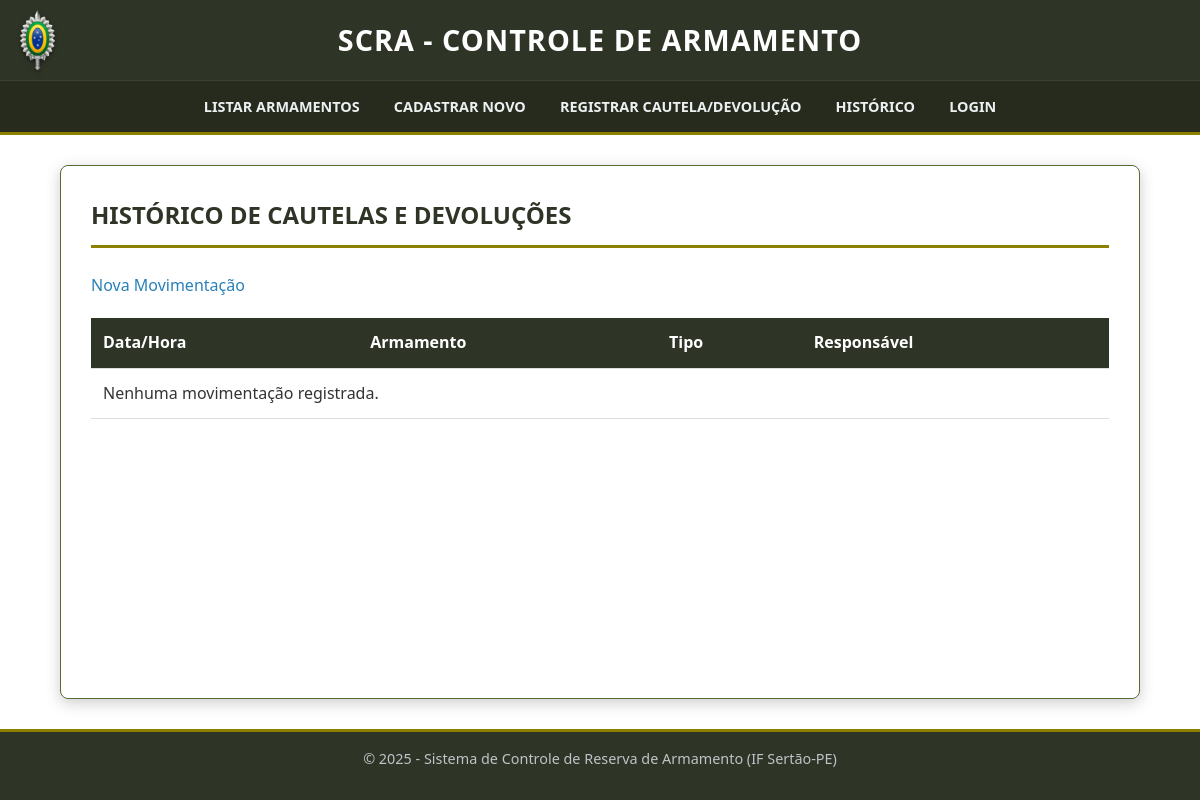
The app's page /historico/, older data.
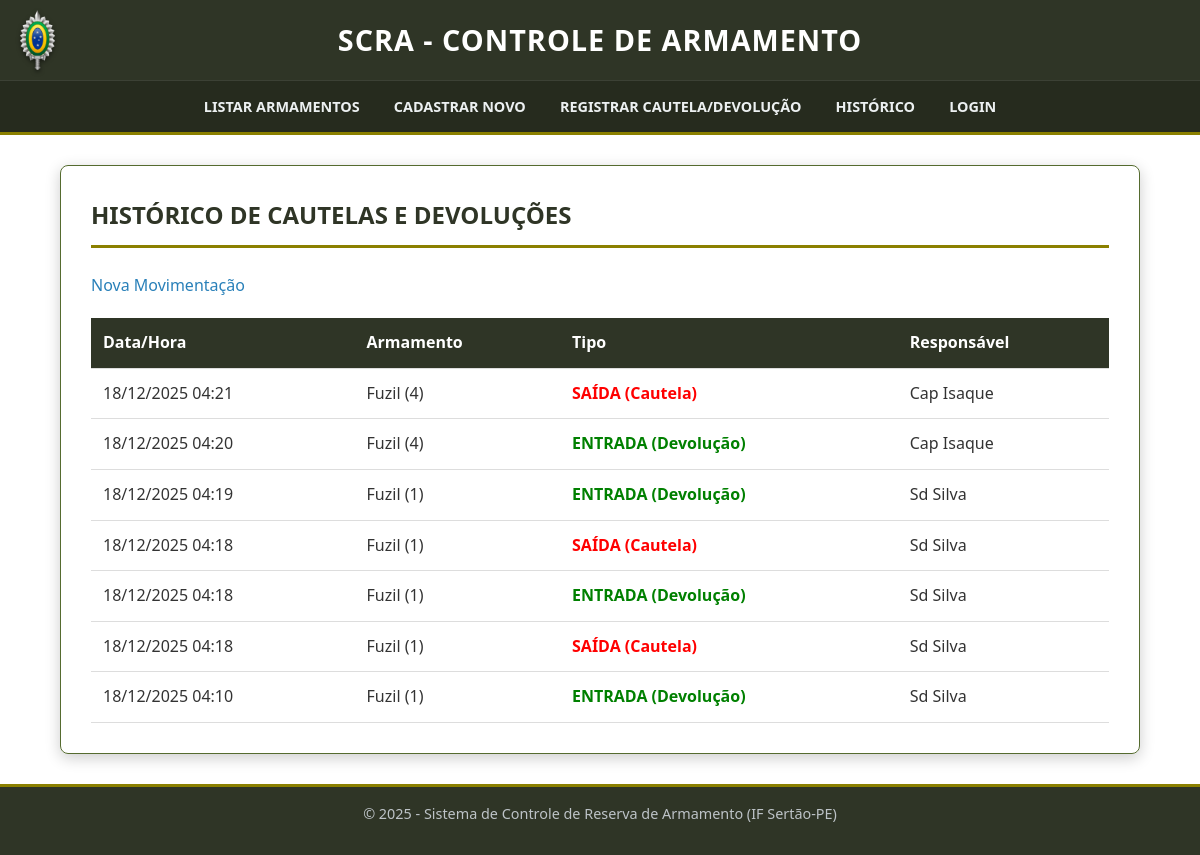
The same page, newer data.
### movimentacoes/models.py (models this page shows, shortened)
class Movimentacao(models.Model):
    TIPO_CHOICES = [
        ('SAIDA', 'Cautela (Saída)'),
        ('ENTRADA', 'Devolução (Entrada)'),
    ]
    armamento = models.ForeignKey(Armamento, on_delete=models.CASCADE)
    tipo_movimentacao = models.CharField(max_length=10, choices=TIPO_CHOICES)
    responsavel = models.CharField(max_length=100)
    data_registro = models.DateTimeField(auto_now_add=True)

### armamentos/models.py (models this page shows, shortened)
class Armamento(models.Model):
    modelo = models.CharField(max_length=100)
    tipo = models.CharField(max_length=50)
    numero_serie = models.CharField(max_length=50, unique=True)
    disponivel = models.BooleanField(default=True)

### movimentacoes/views.py (the view)
# urls.py: path('', views.consultar_historico, name='consultar_historico'),
def consultar_historico(request):
    movimentacoes = Movimentacao.objects.all().order_by('-data_registro')
    return render(request, 'movimentacoes/historico.html', {'movimentacoes': movimentacoes})

### movimentacoes/templates/movimentacoes/historico.html (shortened to what this page needs)
{% extends 'base.html' %}
{% block content %}
<h2>Histórico de Cautelas e Devoluções</h2>
<div style="margin-bottom: 20px;">
    <a href="{% url 'registrar_movimentacao' %}" class="btn-acao">Nova Movimentação</a>
</div>
<table>
    <thead>
        <tr>
            <th>Data/Hora</th>
            <th>Armamento</th>
            <th>Tipo</th>
            <th>Responsável</th>
        </tr>
    </thead>
    <tbody>
        {% for mov in movimentacoes %}
        <tr>
            <td>{{ mov.data_registro|date:"d/m/Y H:i" }}</td>
            <td>{{ mov.armamento.modelo }} ({{ mov.armamento.numero_serie }})</td>
            <td>
                {% if mov.tipo_movimentacao == 'SAIDA' %}
                    <span style="color: red; font-weight: bold;">SAÍDA (Cautela)</span>
                {% else %}
                    <span style="color: green; font-weight: bold;">ENTRADA (Devolução)</span>
                {% endif %}
            </td>
            <td>{{ mov.responsavel }}</td>
        </tr>
        {% empty %}
        <tr>
            <td colspan="4">Nenhuma movimentação registrada.</td>
        </tr>
        {% endfor %}
    </tbody>
</table>
{% endblock %}

Row changes from the older to the newer data that the page shows:
added Movimentacao: data_registro "18/12/2025 04:21", armamento.modelo "Fuzil", armamento.numero_serie "4", tipo_movimentacao "SAÍDA (Cautela)", responsavel "Cap Isaque"
added Movimentacao: data_registro "18/12/2025 04:20", armamento.modelo "Fuzil", armamento.numero_serie "4", tipo_movimentacao "ENTRADA (Devolução)", responsavel "Cap Isaque"
added Movimentacao: data_registro "18/12/2025 04:19", armamento.modelo "Fuzil", armamento.numero_serie "1", tipo_movimentacao "ENTRADA (Devolução)", responsavel "Sd Silva"
added Movimentacao: data_registro "18/12/2025 04:18", armamento.modelo "Fuzil", armamento.numero_serie "1", tipo_movimentacao "SAÍDA (Cautela)", responsavel "Sd Silva"
added Movimentacao: data_registro "18/12/2025 04:18", armamento.modelo "Fuzil", armamento.numero_serie "1", tipo_movimentacao "ENTRADA (Devolução)", responsavel "Sd Silva"
added Movimentacao: data_registro "18/12/2025 04:18", armamento.modelo "Fuzil", armamento.numero_serie "1", tipo_movimentacao "SAÍDA (Cautela)", responsavel "Sd Silva"
added Movimentacao: data_registro "18/12/2025 04:10", armamento.modelo "Fuzil", armamento.numero_serie "1", tipo_movimentacao "ENTRADA (Devolução)", responsavel "Sd Silva"
Text that changed along with them:
text no longer shown: "Nenhuma movimentação registrada."
